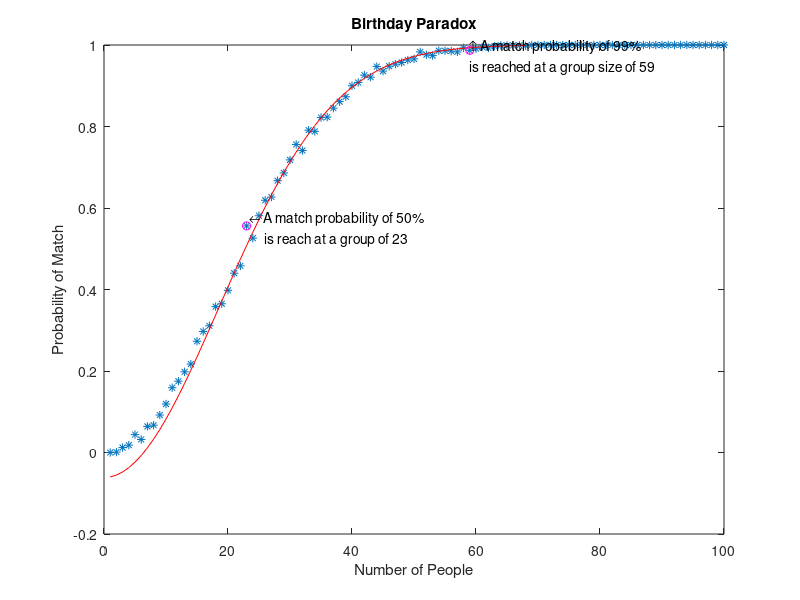

Write the MATLAB code that produced this figure.
%% Birthday Prob
clc;
clear;
%% variables
numPeople = 100;
numSims = 1000; %Enter any number of simulations
%% script
matchArray = zeros(1,numPeople);
for i = 1:1:numPeople
    for j = 1:1:numSims       
        birthdays = randi(365,1,i);
        if (length(birthdays) ~= length(unique(birthdays)))
            matchArray(1,i) = matchArray(1,i) + 1;
            
        end
    end
end

probability = (matchArray/numSims);

x = 1:1:numPeople;

%% Curve
figure(1)
plot(x,probability, '*')
xlabel('Number of People')
ylabel('Probability of Match')
title('Birthday Paradox')
hold on

f_lim = find(probability == 1);
x = [1:1:f_lim(1)-1];
f = probability(1 : f_lim(1)-1);

f_scaled = log(abs(f-1));

coeffs = polyfit((x.^2), f_scaled, 1);

t = 1 - exp(coeffs(2))*exp(coeffs(1)*x.^2);

plot (x, t, 'r')

b = probability>=.50;
g50 = (length(probability))-length(probability(b))+1;
c = probability>=.99;
g99 = (length(probability))-length(probability(c))+1;

txt50 = [sprintf('\n \\leftarrow A match probability of 50%%\n      is reach at a group of %1.0f',g50)];
text(g50,probability(g50), txt50)
plot(g50,probability(g50), 'mo')

txt99 = [sprintf('\n\n\\uparrow A match probability of 99%%\nis reached at a group size of %1.0f' , g99)];
plot(g99,probability(g99), 'mo')
text(g99,probability(g99), txt99)


hold off



